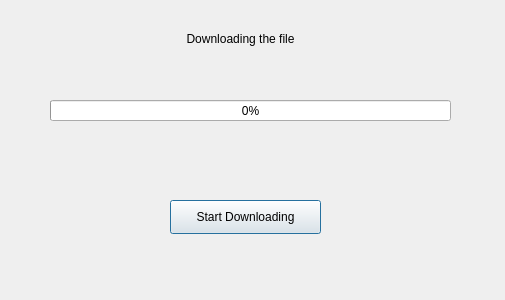
<?xml version="1.0" encoding="UTF-8"?>
<ui version="4.0">
 <class>Dialog</class>
 <widget class="QDialog" name="Dialog">
  <property name="geometry">
   <rect>
    <x>0</x>
    <y>0</y>
    <width>505</width>
    <height>300</height>
   </rect>
  </property>
  <property name="windowTitle">
   <string>Dialog</string>
  </property>
  <widget class="QLabel" name="label">
   <property name="geometry">
    <rect>
     <x>70</x>
     <y>30</y>
     <width>341</width>
     <height>18</height>
    </rect>
   </property>
   <property name="text">
    <string>Downloading the file</string>
   </property>
   <property name="alignment">
    <set>Qt::AlignCenter</set>
   </property>
  </widget>
  <widget class="QProgressBar" name="progressBar">
   <property name="geometry">
    <rect>
     <x>50</x>
     <y>100</y>
     <width>401</width>
     <height>21</height>
    </rect>
   </property>
   <property name="value">
    <number>0</number>
   </property>
  </widget>
  <widget class="QPushButton" name="pushButtonStart">
   <property name="geometry">
    <rect>
     <x>170</x>
     <y>200</y>
     <width>151</width>
     <height>34</height>
    </rect>
   </property>
   <property name="text">
    <string>Start Downloading</string>
   </property>
  </widget>
 </widget>
 <resources/>
 <connections/>
</ui>
